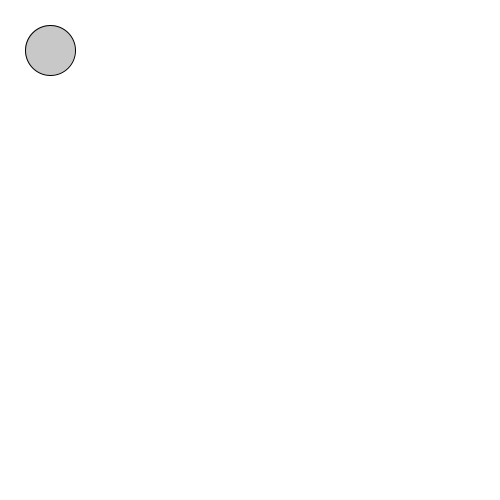
Frame 1 (no input)
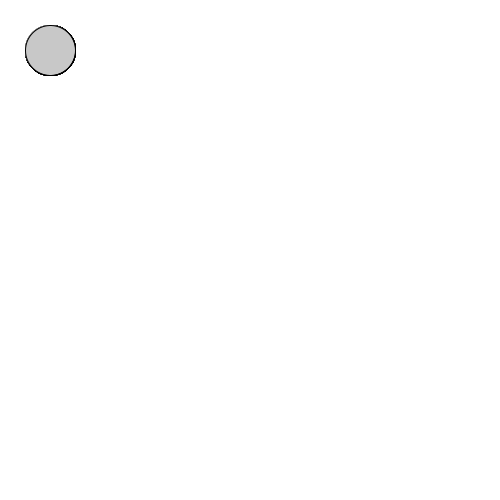
Frame 60 (the mouse pressed at the canvas centre just before this capture)
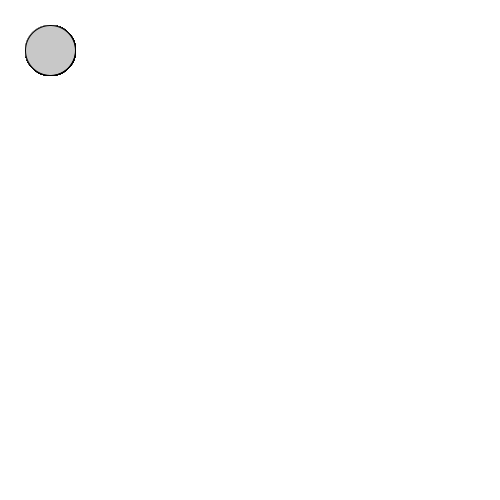
Frame 120 (the mouse held since frame 60 and released just before this capture)

The Processing sketch that drew these frames (run headless with seeded random() and noise(); from frame 60 on, the mouse is pressed at the canvas centre):

// Processing sketch: processing_31298
// ── processing_31298.pde

float x = width/2;
float y = height/2;
float dia = 50;
float radius = dia/2;
color col = color(200);


void setup() {  //setup function called initially, only once
  size(500,500);
  background(255);  //set background white
  
}

void draw() {  //draw function loops 
  fill(col);
  ellipse(x,y,dia,dia);
  
 
  if(mousePressed == true) { //add some interaction
    if(mouseX > x-radius && mouseY< x+radius && mouseY > y-radius && mouseY < y+radius){
    col = color(200,100,30);//do your thing
    }
    }
    }

                
                
